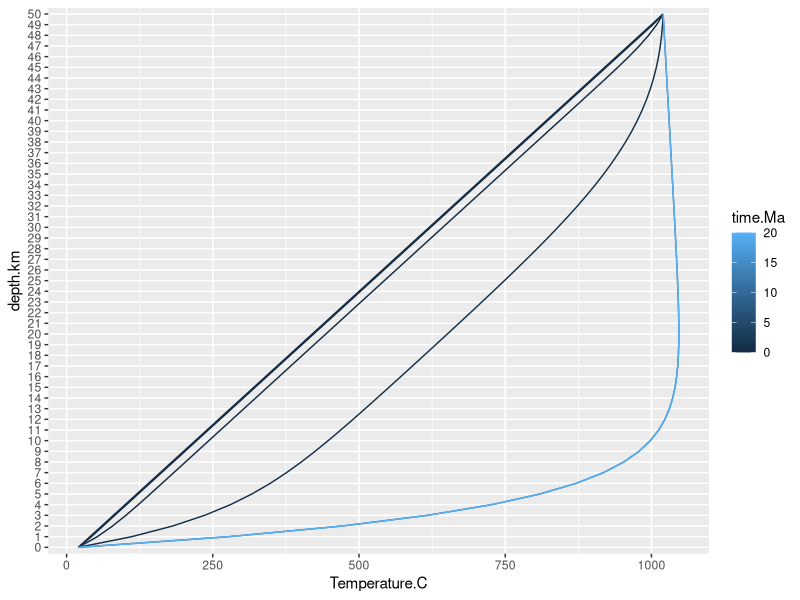

Generate this figure with R:
# This script calculates a steady state geotherm based on a finite difference 
# model with constant heat flow with equations derived in class on 2/27/19 and 
# plots the geotherm.
# Updated 2019.03.05 CH.


## SETUP -----------------------------------------------------------------------

# Clear environment.
rm(list = ls())

# Load ggplot2.
# install.packages("ggplot2")
library(ggplot2)

# Load reshape2.
# install.packages("reshape2")
library(reshape2)

## INPUT AND CALCULATE PARAMETERS ----------------------------------------------

# Input constants and values. Convert values to the correct units for 
# calculations.

  # Input thermal conductivity in J/(s*K*m) or W/(m*K).
  k <- 3  # [W/(m*K)]

  # Input density in kg/(m^3).
  rho <- 2800  # [kg/(m^3)]

  # Input heat capacity in J/(kg*K).
  C <- 1e+03  # [J/(kg*K)]

  # Input heat production in W/(m^3).
  A <- 1e-6  # [W/(m^3)]

  # Input vertical velocity / uplift in mm/yr.
  U.mmyr <- 11  # [mm/yr]
  U <- U.mmyr / (31500000 * 1000)  # [m/s]
  
  # Input geothermal gradient in K/km.
  a.Kkm <- 20  # [K/km]
  a <- a.Kkm / 1000  # [K/m]

# Calculate parameters based on constants input above.

  # Calculate thermal diffusivity in (m^2)/s
  K <- k / (C * rho)  # [(m^2)/s]
  
  
## SET BOUNDARY CONDTIONS ------------------------------------------------------

# Input boundary condtions.
  
  # Input the surface temperature.
  Ts <- 20  # [°C]
  
  # Input the basal temperature.
  Tb <- 1020  # [°C]
  

## SET MODEL STEP SIZES --------------------------------------------------------
  
# Input the distance step for the model. Calculate the stable time step for the 
# model. Convert values to the correct units for calculations.
  
  # Input the change in distance.
  delta.x <- 1000  # [m]
  # delta.x2 <- delta.x ^ 2  # [m^2]
  
  # Calculate the change in time based on the stability criterion for the model.
  delta.t.s <- (delta.x ^ 2) / (2.9574 * K)  # [s]
  delta.t.Ma <- delta.t.s / 31560000000000  # [Ma]
  # K.delta.t <- K * delta.t.s   # [m^2]
  
  # Create a vector of distances over which to evaluate the model.
  max.depth.km <- 50  # Set maximum depth of model in km.
  x <- vector()  # Initialize vector.
  x <- seq(from = 0, to = (max.depth.km * 1000), by = delta.x)
  
  # Create a vector of time over which to evaluate the model.
  max.time.Ma <- 21  # Set maximum time of model in Ma.
  t.Ma <- vector()  # Initialize vector.
  t.Ma <- seq(from = 0, to = max.time.Ma, by = delta.t.Ma)
  t.s <- vector()  # Initialize vector.
  t.s <- seq(from = 0, to = (max.time.Ma * 31560000000000), by = delta.t.s)

  
## SOLVE FINITE DIFERENCE MODEL ------------------------------------------------
  
  # Initialize matrix to hold results of the model.
  TC <- matrix(data = NA, nrow = length(t.s), ncol = length(x))  
  
  # Populate first column of the matrix.
  TC[, 1] <- Ts
  
  # Populate first row of the matrix.
  for (i in 2:dim(TC)[2]) {
    TC[1, i] <- TC[1, 1] + a * x[i]
  }
  
  # Populate the last column of the matix.
  TC[, dim(TC)[2]] <- TC[1, dim(TC)[2]]

  # Loop though the cells in the matrix and calculate model values.
  # Initialize vector used in for loop.
  TCvector <- vector()
  # Run for loop.
  for (j in 2:dim(TC)[1]) {  
    for (i in 2:(dim(TC)[2] - 1)) {
      TCvector[[1]] <- Ts
      TCvector[[i]] <- TC[j - 1, i] + 
        (K * delta.t.s) * (((TC[j - 1, i + 1] - 
                               (2 * TC[j - 1, i]) + 
                               TC[j - 1, i - 1]) / (delta.x ^ 2)) 
                           + (A / k) 
                           + ((U * (TC[j - 1, i + 1] - 
                                      TC[j - 1, i])) / (K * delta.x)))
    }
    TC[j, c(2:dim(TC)[2] - 1)] <- TCvector
  }
  

## SET UP DATA FRAME FOR PLOTTING ----------------------------------------------  
  
# Pull times of interest from results matrix.

  # Round the Ma time vector.
  t.Ma.round <- round(t.Ma, digits = 2)

  # Initialize data frame.
  TC.DF <- data.frame()
  
  # Build data frame, pulling rows of times of interest from TC.
  TC.DF <- as.data.frame(t(data.frame("t.0"  = TC[(match(0, t.Ma.round)), ], 
                                    "t.0.01" = TC[(match(0.01, t.Ma.round)), ], 
                                    "t.0.1"  = TC[(match(0.1, t.Ma.round)), ], 
                                    "t.1"    = TC[(match(1, t.Ma.round)), ], 
                                    "t.10"   = TC[(match(10, t.Ma.round)), ], 
                                    "t.20"   = TC[(match(20, t.Ma.round)), ])))
  
  # Rename columns based on depth in km associated with each starting value.
  colnames(TC.DF) <- x / 1000 # TC.DF[1, ]  # could also use starting values
  
  # Add time step column for plotting.
  TC.DF$time.Ma <- c(0, 0.01, 0.1, 1, 10, 20)
  
  # Melt data frame to prepare for plotting.
  TC.melt <- melt(TC.DF, id = "time.Ma")
  
  # Rename columns.
  colnames(TC.melt) <- c("time.Ma", "depth.km", "Temperature.C")
  
  # Sort data frame to make plotting easier.
  TC.melt <-  TC.melt[order(TC.melt$time.Ma),]
    
  


## PLOT GEOTHERMS --------------------------------------------------------------
  
  
  # Make plot.
  ggplot(TC.melt, 
         aes(x = Temperature.C,
             y = depth.km, 
             group = time.Ma,
             color = time.Ma)) +
    geom_path()
  
  
  
  
